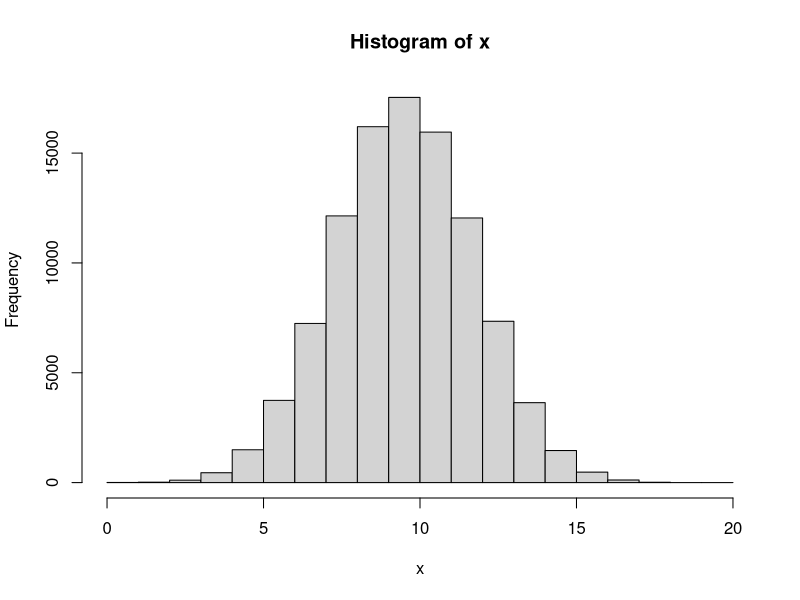
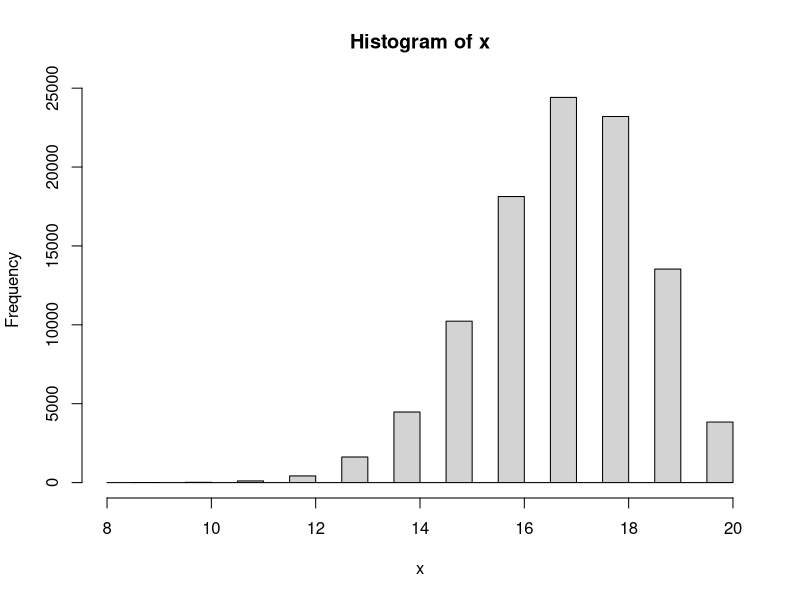

These figures' R source, in order:
#------------------

# Answer to the Question # 01

#------------------

# Answer to the No 1 of Question # 01 

#a) 

# Taking a sample with n = 20 and p = 0.5 (given on the question)

x1 <- rbinom(1, 20, 0.5)

#The value of x1

x1


#b) 

#Finding the range for x1 with n = 20 and p = 0.5


n <- 20

p <- 0.5


# Finding and defining the minimum value

min_value <- min(0, n)

# Finding and defining the maximum value

max_value <- max(0:n)

# Calculate the cumulative probability at the minimum value

cdf_min <- pbinom(min_value, n, p)

# Calculate the cumulative probability at the maximum value

cdf_max <- pbinom(max_value, n, p)

# Range of the binomial distribution

range_binomial <- c(min_value, max_value)

range_binomial


# Answer to the question No.2 of Question.1

# Repeating Question.1 of (1) for N = 1,00,000 times


N <- 100000

x <- rep(NA, N)

x

for (i in 1: N){
  x[i] <- rbinom(1, 20, 0.5)
}

x

# Plot the histogram

hist(x)

#Find the minimum and maximum value

max(x)

min(x)


#3 of Q.1 

# Now setting if x is bigger or less than 15 then y = 1 . And y = 0 otherwise.

y_1 <- ifelse(c(x)>=15, 1,0)

y_1


# 4 of Q.1

#Calculating summation of y

sum(y_1)


#5 of Q.1 

# Now repeating all the steps above for n = 20 and p = 0.85


#a) 

# Taking a sample 

x1 <- rbinom(1, 20, 0.85)
x1


#b)

#Finding the range for x1

n <- 20

p <- 0.85

# Find the minimum value

min_value <- min(0, n)

# Find the maximum value

max_value <- max(0:n)

# Calculate the cumulative probability at the minimum value

cdf_min <- pbinom(min_value, n, p)

# Calculate the cumulative probability at the maximum value

cdf_max <- pbinom(max_value, n, p)

# Range of the binomial distribution

range_binomial <- c(min_value, max_value)

range_binomial


#c. 

# Now taking N = 100000 times

N <- 100000

x <- rep(NA, N)

x

for (i in 1: N){
  x[i] <- rbinom(1, 20, 0.85)
}

x

# Plot the histogram

hist(x)


#Find the minimum and maximum value

max(x)

min(x)


#d. 

# Now setting if x is bigger or less than 15 then y = 1 . And y = 0 otherwise

y_1 <- ifelse(c(x)>=15, 1,0)

y_1

#e. 

#Calculating summation of y

sum(y_1)


#f. 

#Calculating summation of y divided by N

sum(y_1) / N


# ---------------------------------------------

# Answer to the Question # 01 - (6) : 

# ---------------------------------------------


# Now I have to make a guess about type I and type II errors for Null Hypothesis H0: p0 = 0.5 VS Alternative hypothesis H1: p1 = 0.85. For setting that what is the chance of a fair coin landing on heads at least 15 times out of 20 flips?


# Type I error means we reject the null hypothesis when it is true. It is also known as 'False Positive'. The significance level or alpha (a) is the probability of making a type I error. We usually set it as 0.05 or 0.01.


# The chance of a fair coin landing on heads at least 15 times out of 20 flips, we are using binomial distribution and a two-tailed test for this question. By calculating on the calculator it is found that the probability of getting 15 or more successes out of 20 trials when the p0 = 0.5 is approximately 0.026. So, it can be said that if the p0 = 0.5, we would reject the null hypothesis and conclude that the proportion is significantly different from 0.5 in about 2.6% of the cases.

# On the other hand, Type II error means we fail to reject the null hypothesis when it is actually false. It is also known as 'False Negative'. The probability of making a type II error is denoted by beta (B).

# To find the probability of a type II error, we know that for the alternative hypothesis, p1 = 0.85. By calculating on the calculator, we got that the chance of a fair coin landing on heads at least 15 times out of 20 flips when p1 = 0.85 is approximately 0.408. This means we would fail to reject the null hypothesis and conclude that the proportion is not significantly different from 0.5 in about 40.8% of the cases.

# In summary, the estimated probabilities of making a type I error and a type II error for this hypothesis test are approximately 0.026 and 0.408, respectively.



# ---------------------------------------------

#Answer to the Q. 2 :

# ---------------------------------------------


# Here is the sample: 2 2 1 2 2 2 1 1 2 1 1 2 2 1 1 2 1 2 2 2 1 2 1 2 1 2 2 2 2 2 2 2 2 1 2 1 2 1 2 2


# We have to test whether the sample is random or not.


# To test whether the process of treatment assignments is random, we will use a chi-squared fit test. At first, we will count the number of treatments of each type, and then compare the observed frequencies to the expected frequencies under the assumption of a random process.

# In this case, there are 40 treatments. Among them:
  
# For Observed frequencies: Type 1 = 18 treatments and Type 2 = 22 treatments.

# Expected frequencies (we assume that there is randomness): Type 1 = 20 treatments and Type 2 = 20  treatments. (As there are 40 treatments in total and a 50% chance of each type).


# To calculate the chi-squared statistic, we can use the formula:
  
#  χ2 = Σ ((Oi - Ei)² / Ei)

# Here,

# Oi = Observed Frequency for category  i , (here i = 1 or 2), 

# Ei = Expected frequency for category i, (here i = 1 or 2).

# And the sum is taken over all categories.

# By using an online calculator and plugging the numbers, we got that:
  
  
# χ2 = ((18-20)²/20) + ((22-20)²/20) = 0.4


# To determine whether this value is statistically significant, we need to compare it to a chi-squared distribution with one degree of freedom (since we have two categories and one parameter estimated from the data). Using a table, we find that the p-value for this test is approximately 0.5, which is very large.

# Therefore, we fail to reject the null hypothesis that the treatment assignments are random. In other words, there is no evidence to suggest that the process was biased or non-random.

# [This question can be solved in multiple ways]

# ---------------------------------------------

#Answer to the Q. 3 :

# ---------------------------------------------


#Answer for 3 - a


#1

# Taking a sample

x2 <- rbinom(1, 1, 0.5)
x2


#Then identify the range

n <- 1
p <- 0.5


# Find the minimum value

min_value <- min(0, n)


# Find the maximum value

max_value <- max(0:n)


# Calculate the cumulative probability at the minimum value

cdf_min <- pbinom(min_value, n, p)

# Calculate the cumulative probability at the maximum value

cdf_max <- pbinom(max_value, n, p)

# Range of the binomial distribution

range_binomial <- c(min_value, max_value)

range_binomial


#For question 3 - (a) - #2 and #3

# Patient will get “A” if x2 = 1, and get “B” if x2 = 0

# Repeating 1 & 2 for N = 40


N <- 40
x <- rep(NA, N)

x

for (i in 1: N){
  x[i] <- rbinom(1, 1, 0.5)
}

x

# Now assigning A and B for 1 and 0 respectively.

x[x == 1] <- "A"
x[x == 0] <- "B"


# print the modified values of x

print(x)


#Number of A and B

table(x)


# --------------------------------------------


# --------------------------------------------


#Answer for 3 - b

# Now we will use random permutated block randomization with a block size of 40 (including 20 “A”s and 20 “B”s)

# Set the block size

block_size <- 40


# Create a vector of treatment assignments

treatments <- rep(c("A", "B"), length.out = block_size*1)


# Create a vector of block assignments

blocks <- rep(1:1, each = block_size)


# Randomly permute the blocks

blocks <- sample(blocks)


# Order the treatment assignments within each block

for (i in 1:1) {
  treatments[blocks == i] <- sample(treatments[blocks == i])
}

# View the resulting treatment assignments by block

a <- split(treatments, blocks)

a

#Calculating the Number of A and B

table(a)

# The difference between 3(a) and 3 (b) is that - in 3 (a), though the probability is p = 0.5, for the N = 40, the number of A and B are not the same. For my case , A = 18 and B = 22. But, in 3 (b) we used random permutated block randomization with a block size of 40. And for this case number of A and B is same. For my case , A = 20 and B = 20.



# --------------------------------------------

# --------------------------------------------


# Answer for 3 - c


# Set the block size of 8


block_size <- 8


# Create a vector of treatment assignments


treatments <- rep(c("A", "B"), length.out = block_size*5)


# Create a vector of block assignments


blocks <- rep(1:5, each = block_size)


# Randomly permute the blocks

blocks <- sample(blocks)



# Order the treatment assignments within each block

for (i in 1:5) {
  treatments[blocks == i] <- sample(treatments[blocks == i])
}


# View the resulting treatment assignments by block. There are 5 different blocks with a block size of 8


d <- split(treatments, blocks)
d

# Now, merging all the 5 different blocks into 1. So, now there will be 40


b <- unsplit(treatments, blocks)

b


#Number of A and B

table(b)

# The difference between 3(b) and 3 (c) is that - in 3 (b), we used random permutated block randomization with a block size of 40. And for this case number of A and B are the same. For my case , it was A = 20 and B = 20. But, in 3 (c) though we used random permutated block randomization, but this time with a block size of 8. After that we added all the 8 blocks so total sample is 40. And for this case number of A and B is not same. For my case , it was A = 24 and B = 16. 

# If we stop the study for toxicity for in sample size = 20, then for 3 (b) = The difference between number of A and B will not be that much. 

# But, for 3 (c) = The difference between the number of A and B will be more than 3 (b)
